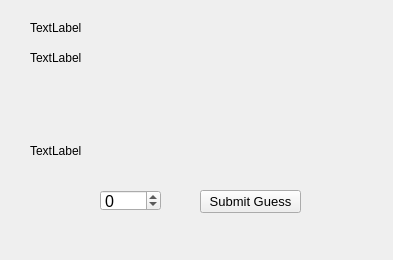
<?xml version="1.0" encoding="UTF-8"?>
<ui version="4.0">
 <class>GameScreen</class>
 <widget class="QWidget" name="GameScreen">
  <property name="geometry">
   <rect>
    <x>0</x>
    <y>0</y>
    <width>393</width>
    <height>260</height>
   </rect>
  </property>
  <property name="windowTitle">
   <string>Form</string>
  </property>
  <widget class="QLabel" name="highScoreGame">
   <property name="geometry">
    <rect>
     <x>30</x>
     <y>20</y>
     <width>141</width>
     <height>16</height>
    </rect>
   </property>
   <property name="text">
    <string>TextLabel</string>
   </property>
  </widget>
  <widget class="QLabel" name="currentScore">
   <property name="geometry">
    <rect>
     <x>30</x>
     <y>50</y>
     <width>141</width>
     <height>16</height>
    </rect>
   </property>
   <property name="text">
    <string>TextLabel</string>
   </property>
  </widget>
  <widget class="QLabel" name="chooseANumberLabel">
   <property name="geometry">
    <rect>
     <x>30</x>
     <y>130</y>
     <width>301</width>
     <height>41</height>
    </rect>
   </property>
   <property name="text">
    <string>TextLabel</string>
   </property>
   <property name="wordWrap">
    <bool>true</bool>
   </property>
  </widget>
  <widget class="QSpinBox" name="userInputSpinBox">
   <property name="geometry">
    <rect>
     <x>100</x>
     <y>190</y>
     <width>61</width>
     <height>21</height>
    </rect>
   </property>
   <property name="font">
    <font>
     <pointsize>12</pointsize>
    </font>
   </property>
   <property name="minimum">
    <number>-1000000</number>
   </property>
   <property name="maximum">
    <number>1000000</number>
   </property>
  </widget>
  <widget class="QPushButton" name="submitButton">
   <property name="geometry">
    <rect>
     <x>200</x>
     <y>190</y>
     <width>101</width>
     <height>23</height>
    </rect>
   </property>
   <property name="font">
    <font>
     <pointsize>10</pointsize>
    </font>
   </property>
   <property name="text">
    <string>Submit Guess</string>
   </property>
  </widget>
 </widget>
 <resources/>
 <connections/>
</ui>
